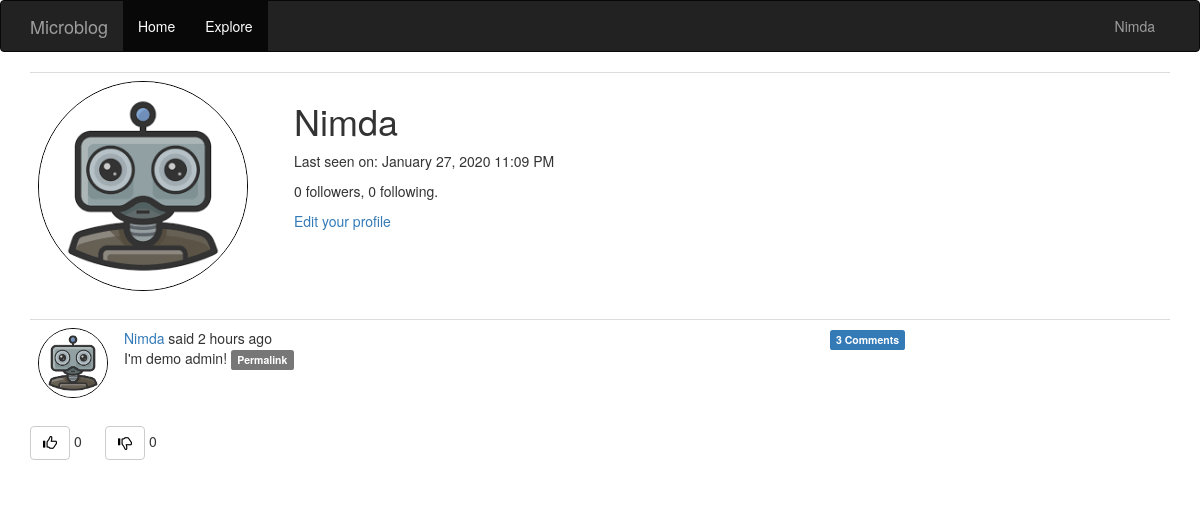
The app's page /user/Nimda (signed in) with its own data.
### app/models.py (models this page shows, shortened)
class User(UserMixin ,db.Model):
    id = db.Column(db.Integer, primary_key=True)
    username = db.Column(db.String(64), index=True, unique=True)
    email = db.Column(db.String(128), index=True, unique=True)
    password_hash = db.Column(db.String(128))
    posts = db.relationship('Post', backref='author', lazy='dynamic')
    about_me = db.Column(db.Text)
    image_file = db.Column(db.String(20), nullable=False, default='default.png')
    last_seen = db.Column(db.DateTime, default=datetime.utcnow)
    followed = db.relationship(
        'User', secondary=followers,
        primaryjoin=(followers.c.follower_id==id),
        secondaryjoin=(followers.c.followed_id==id),
        backref=db.backref('followers', lazy='dynamic'), lazy='dynamic')
    comments = db.relationship('Comment', backref='author', lazy='dynamic')
    liked = db.relationship(
        'PostLike',
        foreign_keys='PostLike.user_id',
        backref='user', lazy='dynamic')
    disliked = db.relationship(
        'PostDislike',
        foreign_keys='PostDislike.user_id',
        backref='user', lazy='dynamic')
    def has_liked_post(self, post):
        return PostLike.query.filter(
            PostLike.user_id == self.id,
            PostLike.post_id == post.id).count() > 0
    def has_disliked_post(self, post):
        return PostDislike.query.filter(
            PostDislike.user_id == self.id,
            PostDislike.post_id == post.id).count() > 0

class Post(db.Model):
    id = db.Column(db.Integer, primary_key=True)
    body = db.Column(db.Text)
    timestamp = db.Column(db.DateTime, index=True, default=datetime.utcnow)
    user_id = db.Column(db.Integer, db.ForeignKey('user.id'))
    comments = db.relationship('Comment', backref='post', lazy='dynamic')
    likes = db.relationship('PostLike', backref='post', lazy='dynamic')
    dislikes = db.relationship('PostDislike', backref='post', lazy='dynamic')

### app/routes.py (the view)
@app.route('/user/<username>')
@login_required
def user(username):
    user = User.query.filter_by(username=username).first_or_404()
    page = request.args.get('page', 1, type=int)
    posts = user.posts.order_by(Post.timestamp.desc()).paginate(
        page, app.config['POSTS_PER_PAGE'], False)
    next_url = url_for('user', username=user.username, page=posts.next_num) \
        if posts.has_next else None
    prev_url = url_for('user', username=user.username, page=posts.prev_num) \
        if posts.has_prev else None
    image_file = url_for('static', filename='avatars/' + current_user.image_file)
    return render_template('user.html', user=user, posts=posts.items,
                            next_url=next_url, prev_url=prev_url,
                            image_file=image_file)

### app/models.py (called while the page is built)
@login.user_loader
def load_user(id):
    return User.query.get(int(id))

### app/routes.py (called while the page is built)
@app.before_request
def before_request():
    if current_user.is_authenticated:
        current_user.last_seen = datetime.utcnow()
        db.session.commit()

### app/templates/user.html (shortened to what this page needs)
{% extends 'base.html' %}
{% block app_content %}
    <table class="table table-hover">
        <tr>
            <td width="256px"><img src="{{ image_file }}" class="img-circle" width="210" height="210" style="border:1px solid black"></td>
            <td>
                <h1>{{ _('%(username)s', username=user.username) }}</h1>
                {% if user.last_seen  %}<p>{{ _('Last seen on') }}: {{ moment(user.last_seen).format('LLL') }}</p>{% endif %}
                <p>{{ _('%(count)s followers', count=user.followers.count()) }}, {{ _('%(count)s following.',  count=user.followed.count()) }}</p>
                {% if user == current_user %}
                    <p><a href="{{ url_for('edit_profile') }}">{{ _('Edit your profile') }}</a></p>
                {% elif not current_user.is_following(user) %}
                    <p><a href="{{ url_for('follow', username=user.username) }}">{{ _('Follow') }}</a></p>
                {% else %}
                    <p><a href="{{ url_for('unfollow', username=user.username) }}">{{ _('Unfollow') }}</a></p>
                {% endif %}
            </td>
        </tr>
    </table>
    {% for post in posts %}
        {% include '_post.html' %}
        {% include '_like.html' %}
    {% endfor %}
{% endblock  %}

### app/templates/base.html (shortened to what this page needs)
{% extends 'bootstrap/base.html' %}
{% block navbar %}
    <nav class="navbar navbar-inverse">
        <div class="container">
            <div class="navbar-header">
                <a class="navbar-brand" href="{{url_for('blog') }}">Microblog</a>
            </div>
            <div class="collapse navbar-collapse" id="bs-example-navbar-collapse-1">
                <ul class="nav navbar-nav">
                    <li class="active"><a href="{{ url_for('blog') }}">{{ _('Home') }}</a></li>
                    <li class="active"><a href="{{ url_for('explore') }}">{{ _('Explore') }}</a></li>
                </ul>
                <ul class="nav navbar-nav navbar-right">
                    {% if current_user.is_anonymous %}
                    <li><button type="submit" class="btn btn-default"><a href="{{ url_for('login') }}">{{ _('Sign in') }}</a></button></li>
                    {% else %}
                    <li class="dropdown">
                        <a href="#" class="dropdown-toggle" data-toggle="dropdown" role="button" aria-haspopup="true" aria-expanded="false">{{ current_user.username }}</a>
                    </div>
                    {% endif %}
            </div>
    </nav>
{% endblock  %}
{% block content %}
    <div class="container">
        {% block app_content %}{% endblock  %}
{% endblock  %}

### app/templates/_post.html (shortened to what this page needs)
<table class="table table-hover">
    <tr>
        <td width="70px">
            <a href="{{ url_for('user', username=post.author.username) }}">
                <img src="{{ url_for('static', filename='avatars/' + post.author.image_file) }}" class="img-circle" width="70" height="70" style="border:1px solid black">
            </a>
        </td>
        <td>
            {{ _('%(username)s said %(when)s', username=user_link, when=moment(post.timestamp).fromNow()) }}
            <br>
            {{ post.body }}
            <a href="{{ url_for('post', id=post.id) }}">
                <span class="label label-default">Permalink</span>
            </a>
        </td>
        <td>
            <a href="{{ url_for('post', id=post.id) }}#comments">
                <span class="label label-primary">{{ post.comments.count()}} Comments</span>
            </a>
        </td>
    </tr>
</table>

### app/templates/_like.html
<table>
    <tr>
        <td width='75px'>
            {% if current_user.has_liked_post(post) %}
            <a href="{{ url_for('like_action', post_id=post.id, action='unlike') }}" title="You're liked this post">
                <button type="button" class="btn btn-default" aria-label="Left Align">
                    <span class="glyphicon glyphicon-thumbs-up" style="color:blue" aria-hidden="true"></span>
                </button>
            </a>
            {% else %}
            <a href="{{ url_for('like_action', post_id=post.id, action='like') }}">
                <button type="button" class="btn btn-default" aria-label="Left Align">
                    <span class="glyphicon glyphicon-thumbs-up" style="color:black" aria-hidden="true"></span>
                </button>
            </a>
        {% endif %}
        {{ post.likes.count() }}
        </td>
        <td width='75px'>
            {% if current_user.has_disliked_post(post) %}
            <a href="{{ url_for('like_action', post_id=post.id, action='undislike') }}" title="You're disliked this post">
                <button type="button" class="btn btn-default" aria-label="Left Align">
                    <span class="glyphicon glyphicon-thumbs-down" style="color:blue" aria-hidden="true"></span>
                </button>
            </a>
            {% else %}
            <a href="{{ url_for('like_action', post_id=post.id, action='dislike') }}">
                <button type="button" class="btn btn-default" aria-label="Left Align">
                    <span class="glyphicon glyphicon-thumbs-down" style="color:black" aria-hidden="true"></span>
                </button>
            </a>
        {% endif %}
        {{ post.dislikes.count() }}
        </td>
    </tr>
</table>

### records on screen
User: username "Nimda", last_seen "January 27, 2020 11:09 PM"
Post: image_file (placeholder picture), body "I'm demo admin!", comments.count "3", likes.count "0", dislikes.count "0"
